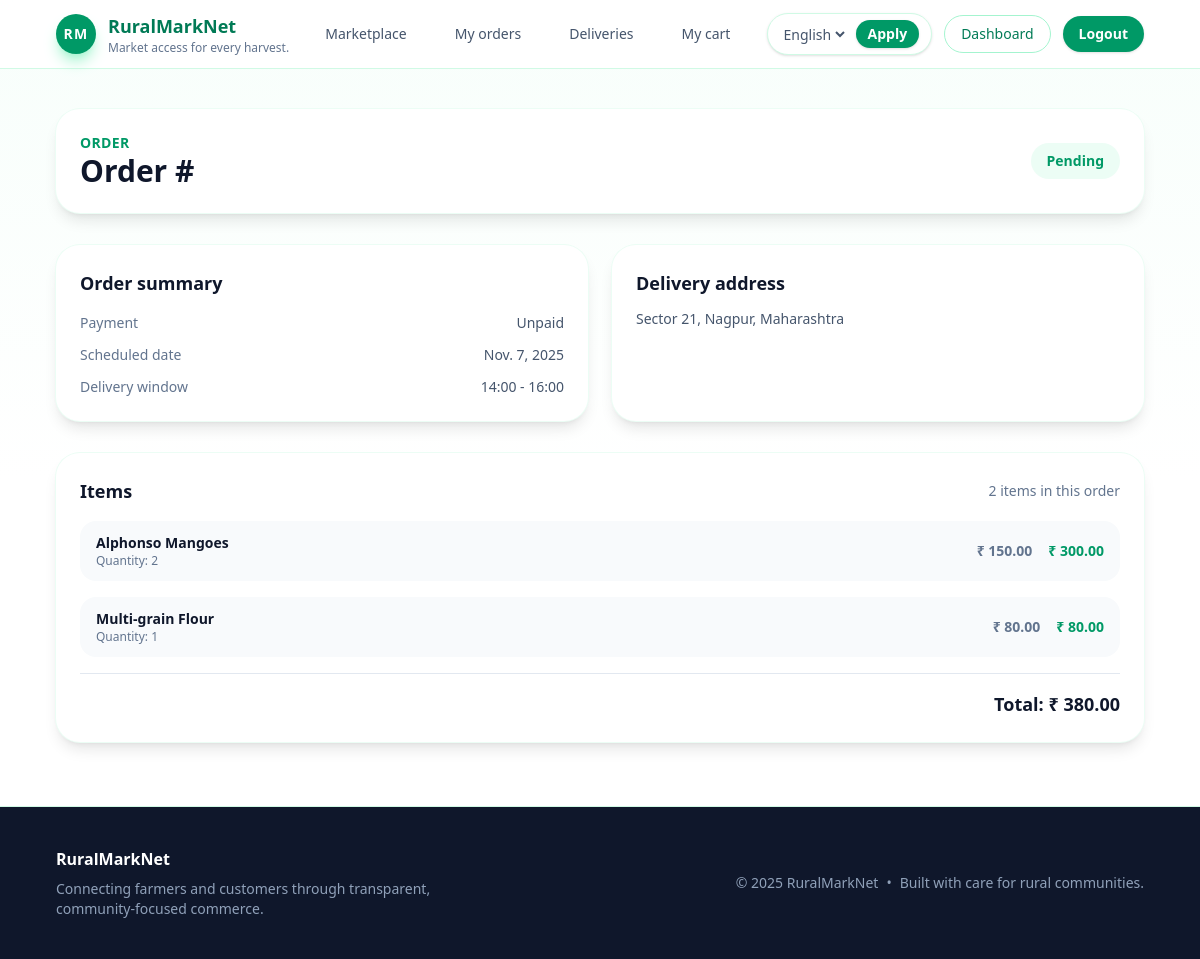
/orders/my/2/ (signed in), run on the app's committed database.
### orders/models.py (models this page shows, shortened)
class Order(models.Model):
    class Status(models.TextChoices):
        CART = "cart", _("Cart")
        PENDING = "pending", _("Pending")
        CONFIRMED = "confirmed", _("Confirmed")
        SHIPPED = "shipped", _("Shipped")
        DELIVERED = "delivered", _("Delivered")
        CANCELLED = "cancelled", _("Cancelled")
    class PaymentStatus(models.TextChoices):
        UNPAID = "unpaid", _("Unpaid")
        PAID = "paid", _("Paid")
        REFUNDED = "refunded", _("Refunded")
        FAILED = "failed", _("Failed")
    customer = models.ForeignKey(
        settings.AUTH_USER_MODEL,
        on_delete=models.CASCADE,
        related_name="orders",
    )
    status = models.CharField(
        max_length=20, choices=Status.choices, default=Status.CART
    )
    payment_status = models.CharField(
        max_length=20, choices=PaymentStatus.choices, default=PaymentStatus.UNPAID
    )
    total_amount = models.DecimalField(max_digits=10, decimal_places=2, default=0)
    delivery_address = models.TextField(blank=True)
    scheduled_date = models.DateField(null=True, blank=True)
    scheduled_window = models.CharField(max_length=50, blank=True)
    notes = models.TextField(blank=True)
    created_at = models.DateTimeField(auto_now_add=True)
    updated_at = models.DateTimeField(auto_now=True)
    class Meta:
        ordering = ["-created_at"]

class OrderItem(models.Model):
    order = models.ForeignKey(
        Order,
        on_delete=models.CASCADE,
        related_name="items",
    )
    product = models.ForeignKey(Product, on_delete=models.PROTECT)
    quantity = models.PositiveIntegerField(default=1)
    price = models.DecimalField(max_digits=8, decimal_places=2)
    line_total = models.DecimalField(max_digits=10, decimal_places=2, editable=False)
    class Meta:
        unique_together = ("order", "product")

### products/models.py (models this page shows, shortened)
class Product(models.Model):
    class Categories(models.TextChoices):
        VEGETABLES = "vegetables", _("Vegetables")
        FRUITS = "fruits", _("Fruits")
        DAIRY = "dairy", _("Dairy")
        GRAINS = "grains", _("Grains")
        OTHERS = "others", _("Others")
    class Units(models.TextChoices):
        KILOGRAM = "kg", _("Kilogram")
        GRAM = "g", _("Gram")
        LITRE = "l", _("Litre")
        PIECE = "piece", _("Piece")
        BUNCH = "bunch", _("Bunch")
    class QualityGrades(models.TextChoices):
        PREMIUM = "premium", _("Premium grade")
        STANDARD = "standard", _("Standard grade")
        ECONOMY = "economy", _("Economy grade")
    class FarmingPractices(models.TextChoices):
        ORGANIC = "organic", _("Organic")
        NATURAL = "natural", _("Natural")
        CONVENTIONAL = "conventional", _("Conventional")
        HYDROPONIC = "hydroponic", _("Hydroponic")
    name = models.CharField(max_length=255)
    slug = models.SlugField(unique=True, blank=True)
    farmer = models.ForeignKey(
        settings.AUTH_USER_MODEL,
        on_delete=models.CASCADE,
        related_name="products",
    )
    category = models.CharField(max_length=32, choices=Categories.choices)
    description = models.TextField(blank=True)
    price = models.DecimalField(max_digits=8, decimal_places=2)
    unit = models.CharField(
        max_length=16,
        choices=Units.choices,
        default=Units.KILOGRAM,
        help_text=_("Measurement customers will see when ordering."),
    )
    unit_quantity = models.DecimalField(
        max_digits=6,
        decimal_places=2,
        default=Decimal("1.00"),
        validators=[MinValueValidator(Decimal("0.01"))],
        help_text=_("Amount of produce included per unit."),
    )
    quality_grade = models.CharField(
        max_length=32,
        choices=QualityGrades.choices,
        default=QualityGrades.STANDARD,
        help_text=_("Visible quality grade to reassure buyers."),
    )
    farming_practice = models.CharField(
        max_length=32,
        choices=FarmingPractices.choices,
        default=FarmingPractices.CONVENTIONAL,
        help_text=_("Primary growing method used."),
    )
    harvest_date = models.DateField(blank=True, null=True, help_text=_("Optional harvest date for traceability."))
    best_before_days = models.PositiveSmallIntegerField(
        blank=True,
        null=True,
        help_text=_("Number of days the produce stays at peak quality."),
    )
    inventory = models.PositiveIntegerField(default=0)
    available = models.BooleanField(default=True)
    location = models.CharField(max_length=128, blank=True)
    storage_instructions = models.TextField(blank=True, help_text=_("Tips customers should follow after delivery."))
    certifications = models.CharField(
        max_length=255,
        blank=True,
        help_text=_("Organic, FPO or other certification names."),
    )
    image = models.ImageField(upload_to="products/", blank=True)
    created_at = models.DateTimeField(auto_now_add=True)
    updated_at = models.DateTimeField(auto_now=True)
    class Meta:
        ordering = ["name"]
        verbose_name = _("Product")
        verbose_name_plural = _("Products")

### orders/views.py (the view)
# urls.py: path("my/<int:pk>/", OrderDetailView.as_view(), name="detail"),
class OrderDetailView(CustomerRequiredMixin, OwnerRequiredMixin, DetailView):
    template_name = "orders/order_detail.html"
    context_object_name = "order"
    owner_field = "customer"
    def get_queryset(self):  # type: ignore[override]
        return Order.objects.filter(customer=self.request.user)

### products/forms.py
class ProductFilterForm(forms.Form):
    search = forms.CharField(required=False, label=_("Search"))
    category = forms.ChoiceField(
        required=False,
        choices=[("", _("All categories"))] + list(Product.Categories.choices),
    )
    min_price = forms.DecimalField(required=False, min_value=0, label=_("Min price"))
    max_price = forms.DecimalField(required=False, min_value=0, label=_("Max price"))
    available = forms.BooleanField(required=False, initial=True, label=_("In stock"))

### accounts/mixins.py (called while the page is built)
    def test_func(self) -> bool:  # noqa: D401
        request = getattr(self, "request", None)
        user = getattr(request, "user", None)
        return bool(
            getattr(user, "is_authenticated", False)
            and getattr(user, "is_customer", False)
            and not getattr(user, "is_staff", False)
        )

    def get_owner_from_object(self, obj: Any) -> Any:
        owner = getattr(obj, self.owner_field, None)
        return owner() if callable(owner) else owner

    def dispatch(self, request, *args, **kwargs):  # type: ignore[override]
        if not request.user.is_authenticated:
            return self.handle_no_permission()
        self._ownership_cached_object = self.get_object()  # type: ignore[attr-defined]
        if self.allow_staff_override and request.user.is_staff:
            return super().dispatch(request, *args, **kwargs)
        owner = self.get_owner_from_object(self._ownership_cached_object)
        if owner != request.user:
            return self.handle_no_permission()
        return super().dispatch(request, *args, **kwargs)

    def get_object(self, queryset=None):  # type: ignore[override]
        if hasattr(self, "_ownership_cached_object"):
            return self._ownership_cached_object
        obj = super().get_object(queryset)  # type: ignore[misc]
        self._ownership_cached_object = obj
        return obj

### accounts/models.py (called while the page is built)
    @property
    def is_customer(self) -> bool:
        return self.role == self.Roles.CUSTOMER

### products/context_processors.py (called while the page is built)
def product_filters(request):
    return {
        "product_filter_form": ProductFilterForm(request.GET or None),
        "product_categories": Product.Categories.choices,
    }

### orders/templates/orders/order_detail.html (shortened to what this page needs)
{% extends "base.html" %}
{% load i18n %}
{% block content %}
<section class="space-y-8">
    <header class="flex flex-col gap-4 rounded-3xl bg-white p-6 shadow-lg ring-1 ring-emerald-50 sm:flex-row sm:items-center sm:justify-between">
        <div>
            <p class="text-sm font-semibold uppercase tracking-wide text-emerald-600">{% trans "Order" %}</p>
            <h1 class="text-3xl font-semibold text-slate-900">{% blocktrans %}Order #{{ order.pk }}{% endblocktrans %}</h1>
        </div>
        <span class="inline-flex items-center justify-center rounded-full bg-emerald-50 px-4 py-2 text-sm font-semibold text-emerald-600">{{ order.get_status_display }}</span>
    </header>
    <div class="grid gap-6 md:grid-cols-2">
        <div class="rounded-3xl bg-white p-6 shadow-lg ring-1 ring-emerald-50">
            <h2 class="text-lg font-semibold text-slate-900">{% trans "Order summary" %}</h2>
            <dl class="mt-4 space-y-3 text-sm text-slate-600">
                <div class="flex items-center justify-between">
                    <dt class="text-slate-500">{% trans "Payment" %}</dt>
                    <dd class="font-medium">{{ order.get_payment_status_display }}</dd>
                </div>
                <div class="flex items-center justify-between">
                    <dt class="text-slate-500">{% trans "Scheduled date" %}</dt>
                    <dd class="font-medium">{{ order.scheduled_date|default:_('TBD') }}</dd>
                </div>
                <div class="flex items-center justify-between">
                    <dt class="text-slate-500">{% trans "Delivery window" %}</dt>
                    <dd class="font-medium">{{ order.scheduled_window|default:_('To be confirmed') }}</dd>
                </div>
            </dl>
        </div>
        <div class="rounded-3xl bg-white p-6 shadow-lg ring-1 ring-emerald-50">
            <h2 class="text-lg font-semibold text-slate-900">{% trans "Delivery address" %}</h2>
            <p class="mt-3 whitespace-pre-line text-sm text-slate-600">{{ order.delivery_address|default:_('No address provided') }}</p>
        </div>
    </div>
    <section class="space-y-4 rounded-3xl bg-white p-6 shadow-lg ring-1 ring-emerald-50">
        <header class="flex items-center justify-between">
            <h2 class="text-lg font-semibold text-slate-900">{% trans "Items" %}</h2>
            <span class="text-sm text-slate-500">
            </span>
        </header>
        <div class="space-y-4">
            {% for item in order.items.all %}
                <article class="flex flex-col gap-2 rounded-2xl bg-slate-50 px-4 py-3 text-sm text-slate-700 md:flex-row md:items-center md:justify-between">
                    <div>
                        <p class="font-semibold text-slate-900">{{ item.product.name }}</p>
                        <p class="text-xs text-slate-500">{% blocktrans with quantity=item.quantity %}Quantity: {{ quantity }}{% endblocktrans %}</p>
                    </div>
                    <div class="flex items-center gap-4 font-semibold">
                        <span class="text-slate-500">₹ {{ item.price }}</span>
                        <span class="text-emerald-600">₹ {{ item.line_total }}</span>
                    </div>
                </article>
            {% empty %}
                <p class="rounded-2xl bg-slate-50 px-4 py-6 text-center text-sm text-slate-500">{% trans "No items recorded for this order." %}</p>
            {% endfor %}
        </div>
        <div class="flex items-center justify-end border-t border-slate-200 pt-4 text-lg font-semibold text-slate-900">
            <span>{% trans "Total" %}: ₹ {{ order.total_amount }}</span>
        </div>
    </section>
</section>
{% endblock %}

### data on the page
Order: status "Pending", payment_status "Unpaid", scheduled_date "Nov. 7, 2025", scheduled_window "14:00 - 16:00", delivery_address "Sector 21, Nagpur, Maharashtra", total_amount "380.00"
OrderItem: product.name "Alphonso Mangoes", price "150.00", line_total "300.00"
OrderItem: product.name "Multi-grain Flour", price "80.00", line_total "80.00"

### other printed values
form field language "English"
